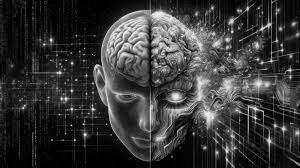
#> input picture gri_foto.png, 300 x 168 px, given in place of the camera
$ python 13.py
#> lines starting #> are read from the running program, lines starting #| are printed output that depends on the picture; after the words box and inside, x2 and y2 are one past the last pixel; in counts of white or black regions, pixels touching at a corner belong together
import cv2 #kamera + görüntü işleme
import numpy as np #sayılar ve renk aralıklarını tanımlamak için

cap = cv2.VideoCapture(0) #kamerayı açıyoruz, 0 varsayılan kamera

while True: #sonsuz döngü, kamera biz kapatana kadar açık kalır
    ret, frame = cap.read() #kameradan götüntü alma( ret= true/false),frame=kameradan gelen anlık görüntü
#> frame is the input picture: shape (168, 300, 3); min 0, max 248, mean 54.9
    if not ret: #eğer görüntü gelmezse programdan çıkılır
        break

    #görüntü hsv ye çevrilir,kamera görüntüsü bgr formatındadır,hsv renk ayırmayı daha kolay yapar, siyah rengi hsv den ayırmak daha kolay
    hsv = cv2.cvtColor(frame, cv2.COLOR_BGR2HSV)
#> hsv: shape (168, 300, 3); mean H, S, V 0, 0, 54.9

    #siyah renk aralığını belirleme, bu aralık koyu(parlaklığı düşük) alanları seçer,yani siyah koyu gri
    lower_black = np.array([0, 0, 0])
    upper_black = np.array([180, 255, 50])

    #siyah yerler beyaz, diğer yerler siyah olur, bilgisayar artık siyah alanlara bakıyor
    mask = cv2.inRange(hsv, lower_black, upper_black)
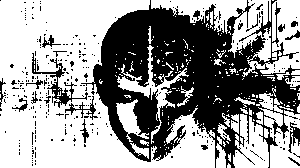
#> mask: shape (168, 300); 60.4% white; 298 black regions (278 under 20 px)

    #siyah nesnelerin dış sınırlarını bulur,beyaz alan nerede başlıyor nerede bitiyor
    contours, _ = cv2.findContours(mask, cv2.RETR_EXTERNAL, cv2.CHAIN_APPROX_SIMPLE)
#> contours = 207 contours, 185 with area under 20; largest, box (x1, y1, x2, y2) and area: (0, 0, 215, 168) 20472, (151, 0, 300, 77) 4242, (256, 93, 300, 168) 1405, (233, 114, 269, 168) 1196, (117, 45, 189, 144) 804

    #bulunan nesneleri tek tek inceliyoruz
    for cnt in contours:
        #nesnenin alanını ölçme
        area = cv2.contourArea(cnt)

        if area > 1000:
            #nesnelerin etrafına kutu çizilir
            x, y, w, h = cv2.boundingRect(cnt)#nesneleri bulur v2.boundingRect
            #kutunun üstüne yazı yazar, bu bir siyah nesne demek için
            cv2.rectangle(frame, (x, y), (x + w, y + h), (0, 255, 0), 2)#yeşil bir diktörtgen çizer, 2 çizgi kalınlığı
            cv2.putText(frame, "Siyah Nesne", (x, y - 10),
                        cv2.FONT_HERSHEY_SIMPLEX, 0.6, (0, 255, 0), 2)
#> this loop made 207 passes
#> (area, x, y, w, h) on passes 31, 76, 206, 207: (1195.5, 233, 114, 36, 54), (1405, 256, 93, 44, 75), (4242, 151, 0, 149, 77), (20471.5, 0, 0, 215, 168)
#> area on passes 11, 16, 17, 20, 24, 32: 97, 20, 159.5, 27, 79, 88
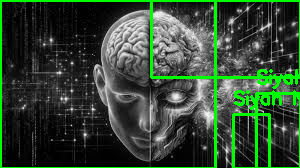
#> frame: shape (168, 300, 3); 7.84% of pixels changed, all inside (x1, y1, x2, y2) = (0, 0, 300, 168)

    cv2.imshow("Kamera", frame) #normal görüntü
    cv2.imshow("Maske", mask) #siyah alanalrın beyaz hali

    #q tuşuna basınca program durur
    if cv2.waitKey(1) & 0xFF == ord('q'):
#> (key q is pressed here)
        break

#kamerayı serbest bırakır, açık pencereleri kapatır
cap.release()
cv2.destroyAllWindows()

#kamera açılır,siyah renkler ayrılır,siyah nesneler bulunur,etraflarına kutu çizilir
